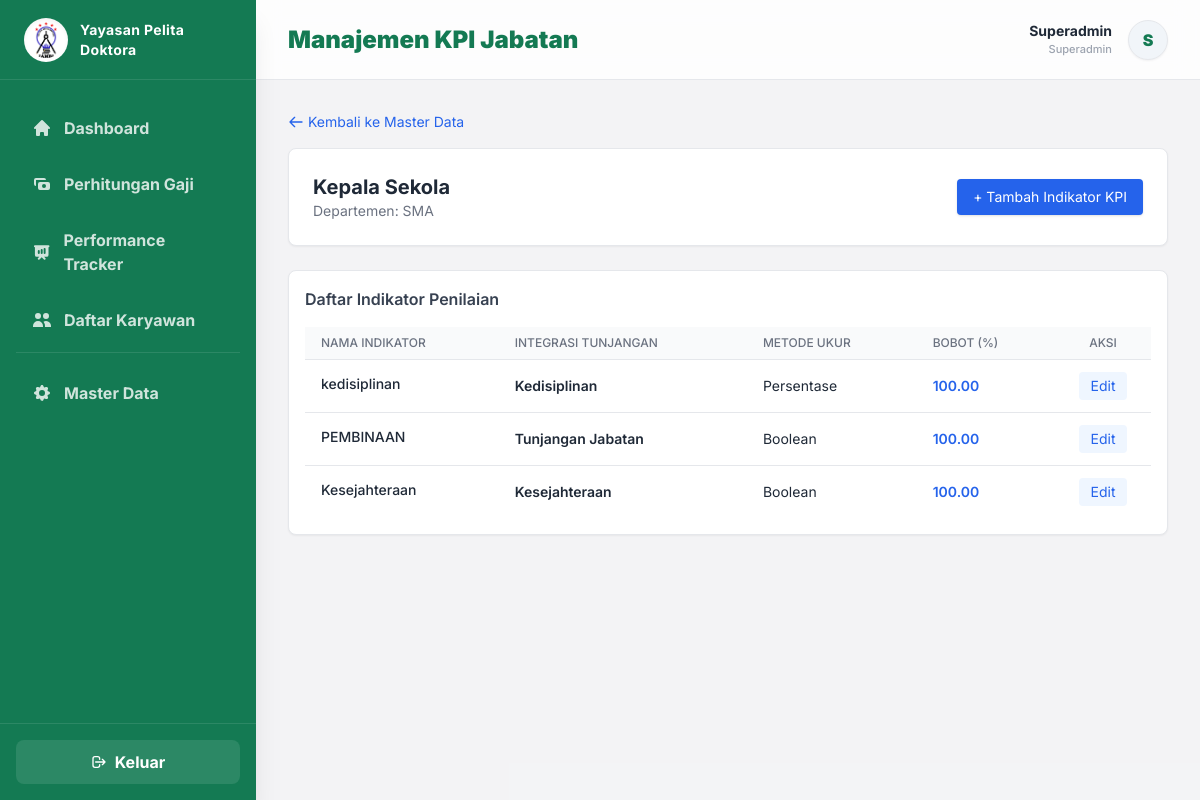
Before: /master-data/kpi/1/ (signed in) with the older database file.
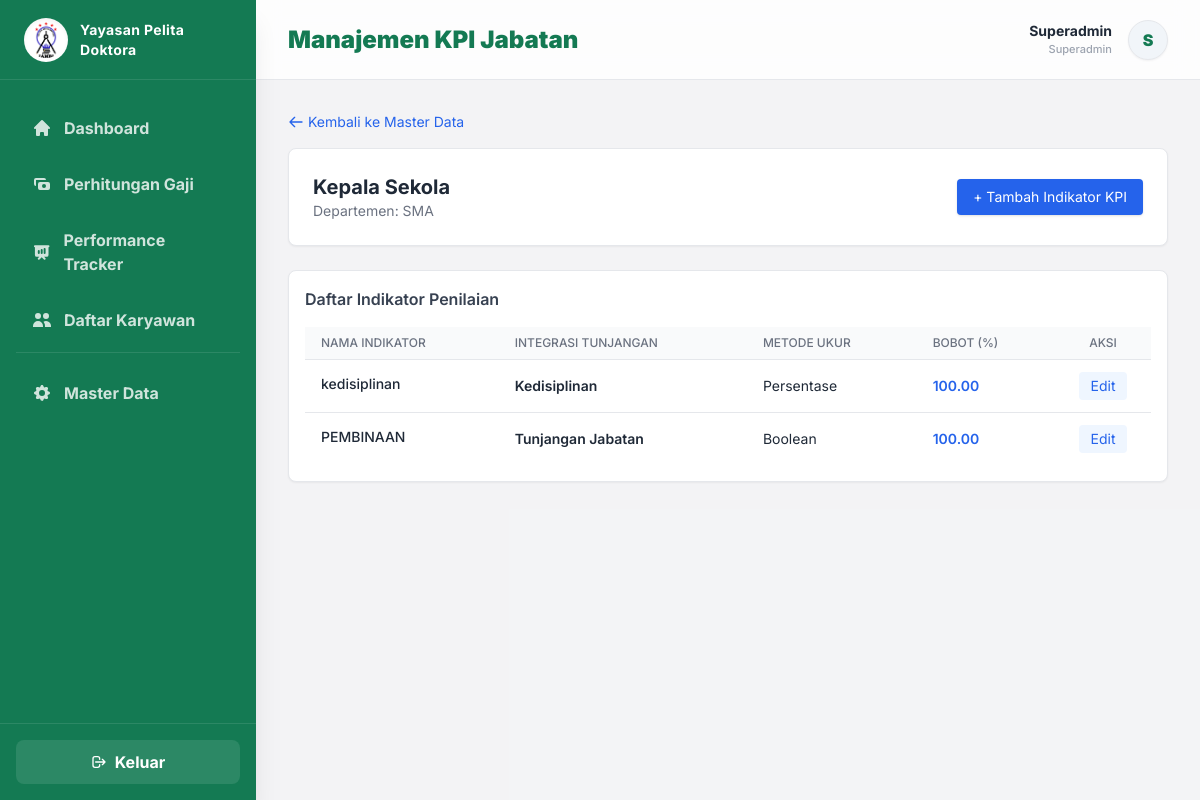
After: the same page with the newer database file.
### hr/models.py (models this page shows, shortened)
class KpiCriteria(models.Model):
    UKUR_CHOICES = (
        ('persentase', 'Persentase'),
        ('boolean', 'Sudah/Belum'),
    )
    position = models.ForeignKey(Position, on_delete=models.CASCADE, related_name='kpi_criteria')
    nama_kriteria = models.CharField(max_length=255)
    deskripsi = models.TextField(blank=True, null=True)
    metode_ukur = models.CharField(max_length=20, choices=UKUR_CHOICES)
    integrasi_kpi = models.CharField(max_length=100)
    bobot = models.DecimalField(max_digits=5, decimal_places=2)

### hr/views.py (the view, shortened to what this page needs)
# urls.py: path('master-data/kpi/<int:position_id>/', views.kelola_kpi_view, name='kelola_kpi'),
@login_required(login_url='login')
def kelola_kpi_view(request, position_id):
    position = get_object_or_404(Position, id=position_id)
    def check_bobot(new_val, jenis_integrasi, exclude_id=None):
        kpis = KpiCriteria.objects.filter(position=position, integrasi_kpi=jenis_integrasi)
        if exclude_id:
            kpis = kpis.exclude(id=exclude_id)
        total = float(kpis.aggregate(Sum('bobot'))['bobot__sum'] or 0)
        return (total + float(new_val)) <= 100
    return render(request, 'hr/kelola_kpi.html', {
        'position': position,
        'kpi_list': KpiCriteria.objects.filter(position=position),
        'tunjangan_list': MasterTunjangan.objects.all(),
        'form': KpiCriteriaForm()
    })

### hr/templates/hr/kelola_kpi.html (shortened to what this page needs)
{% extends 'hr/base.html' %}
{% block header_title %}Manajemen KPI Jabatan{% endblock %}
{% block content %}
<div class="mb-4">
    <a href="{% url 'master_data' %}" class="text-blue-600 hover:underline flex items-center text-sm">
        <svg class="w-4 h-4 mr-1" fill="none" stroke="currentColor" viewBox="0 0 24 24"><path stroke-linecap="round" stroke-linejoin="round" stroke-width="2" d="M10 19l-7-7m0 0l7-7m-7 7h18"></path></svg>
        Kembali ke Master Data
    </a>
</div>
<div class="bg-white p-6 rounded-lg shadow-sm border border-gray-200 mb-6 flex justify-between items-center">
    <div>
        <h2 class="text-xl font-bold text-gray-800">{{ position.nama_jabatan }}</h2>
        <p class="text-sm text-gray-500">Departemen: {{ position.departement.nama_departemen }}</p>
    </div>
    <button onclick="openModal('modalKpi')" class="bg-blue-600 hover:bg-blue-700 text-white px-4 py-2 text-sm rounded shadow transition">
        + Tambah Indikator KPI
    </button>
</div>
<div class="bg-white rounded-lg shadow-sm border border-gray-200 p-4">
    <h3 class="font-semibold text-gray-700 mb-4">Daftar Indikator Penilaian</h3>
    <div class="overflow-x-auto">
        <table class="min-w-full divide-y divide-gray-200">
            <thead class="bg-gray-50">
                <tr>
                    <th class="px-4 py-2 text-left text-xs font-medium text-gray-500 uppercase">Nama Indikator</th>
                    <th class="px-4 py-2 text-left text-xs font-medium text-gray-500 uppercase">Integrasi Tunjangan</th>
                    <th class="px-4 py-2 text-left text-xs font-medium text-gray-500 uppercase">Metode Ukur</th>
                    <th class="px-4 py-2 text-left text-xs font-medium text-gray-500 uppercase">Bobot (%)</th>
                    <th class="px-4 py-2 text-center text-xs font-medium text-gray-500 uppercase w-24">Aksi</th>
                </tr>
            </thead>
            <tbody class="divide-y divide-gray-200">
                {% for kpi in kpi_list %}
                <tr>
                    <td class="px-4 py-3">
                        <p class="text-sm font-medium text-gray-800">{{ kpi.nama_kriteria }}</p>
                    </td>
                    <td class="px-4 py-3 text-sm text-gray-800 font-semibold">{{ kpi.integrasi_kpi }}</td>
                    <td class="px-4 py-3 text-sm text-gray-800 capitalize">{{ kpi.metode_ukur }}</td>
                    <td class="px-4 py-3 text-sm font-semibold text-blue-600">{{ kpi.bobot }}</td>
                    <td class="px-4 py-3 text-sm text-center">
                        <button onclick="openModal('modalEditKpi{{ kpi.id }}')" class="text-blue-600 hover:text-blue-800 bg-blue-50 px-3 py-1 rounded transition">Edit</button>
                    </td>
                </tr>
                {% empty %}
                <tr><td colspan="5" class="px-4 py-8 text-sm text-center text-gray-500">Belum ada indikator KPI untuk jabatan ini.</td></tr>
                {% endfor %}
            </tbody>
        </table>
    </div>
</div>
{% endblock %}

Changed rows visible on the page:
removed KpiCriteria: nama_kriteria "Kesejahteraan", integrasi_kpi "Kesejahteraan", metode_ukur "Boolean", bobot "100.00"
